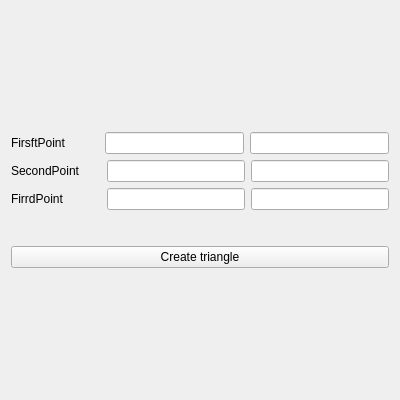
<?xml version="1.0" encoding="UTF-8"?>
<ui version="4.0">
 <class>CreateTriangle</class>
 <widget class="QWidget" name="CreateTriangle">
  <property name="geometry">
   <rect>
    <x>0</x>
    <y>0</y>
    <width>400</width>
    <height>400</height>
   </rect>
  </property>
  <property name="minimumSize">
   <size>
    <width>400</width>
    <height>400</height>
   </size>
  </property>
  <property name="windowTitle">
   <string>Form</string>
  </property>
  <layout class="QVBoxLayout" name="verticalLayout_4">
   <item>
    <layout class="QVBoxLayout" name="verticalLayout_3">
     <item>
      <layout class="QHBoxLayout" name="horizontalLayout">
       <item>
        <widget class="QLabel" name="label">
         <property name="text">
          <string>FirsftPoint</string>
         </property>
        </widget>
       </item>
       <item>
        <spacer name="horizontalSpacer">
         <property name="orientation">
          <enum>Qt::Horizontal</enum>
         </property>
         <property name="sizeType">
          <enum>QSizePolicy::Fixed</enum>
         </property>
         <property name="sizeHint" stdset="0">
          <size>
           <width>33</width>
           <height>20</height>
          </size>
         </property>
        </spacer>
       </item>
       <item>
        <widget class="QLineEdit" name="x1"/>
       </item>
       <item>
        <widget class="QLineEdit" name="y1"/>
       </item>
      </layout>
     </item>
     <item>
      <layout class="QHBoxLayout" name="horizontalLayout_2">
       <item>
        <widget class="QLabel" name="label_2">
         <property name="text">
          <string>SecondPoint</string>
         </property>
        </widget>
       </item>
       <item>
        <spacer name="horizontalSpacer_2">
         <property name="orientation">
          <enum>Qt::Horizontal</enum>
         </property>
         <property name="sizeType">
          <enum>QSizePolicy::Fixed</enum>
         </property>
         <property name="sizeHint" stdset="0">
          <size>
           <width>20</width>
           <height>20</height>
          </size>
         </property>
        </spacer>
       </item>
       <item>
        <widget class="QLineEdit" name="x2">
         <property name="minimumSize">
          <size>
           <width>30</width>
           <height>20</height>
          </size>
         </property>
        </widget>
       </item>
       <item>
        <widget class="QLineEdit" name="y2"/>
       </item>
      </layout>
     </item>
     <item>
      <layout class="QHBoxLayout" name="horizontalLayout_3">
       <item>
        <widget class="QLabel" name="label_3">
         <property name="text">
          <string>FirrdPoint</string>
         </property>
        </widget>
       </item>
       <item>
        <spacer name="horizontalSpacer_3">
         <property name="orientation">
          <enum>Qt::Horizontal</enum>
         </property>
         <property name="sizeType">
          <enum>QSizePolicy::Fixed</enum>
         </property>
         <property name="sizeHint" stdset="0">
          <size>
           <width>37</width>
           <height>20</height>
          </size>
         </property>
        </spacer>
       </item>
       <item>
        <widget class="QLineEdit" name="x3"/>
       </item>
       <item>
        <widget class="QLineEdit" name="y3"/>
       </item>
      </layout>
     </item>
     <item>
      <spacer name="verticalSpacer">
       <property name="orientation">
        <enum>Qt::Vertical</enum>
       </property>
       <property name="sizeType">
        <enum>QSizePolicy::Fixed</enum>
       </property>
       <property name="sizeHint" stdset="0">
        <size>
         <width>20</width>
         <height>30</height>
        </size>
       </property>
      </spacer>
     </item>
     <item>
      <widget class="QPushButton" name="pushButton">
       <property name="text">
        <string>Create triangle</string>
       </property>
      </widget>
     </item>
    </layout>
   </item>
  </layout>
 </widget>
 <resources/>
 <connections/>
</ui>
